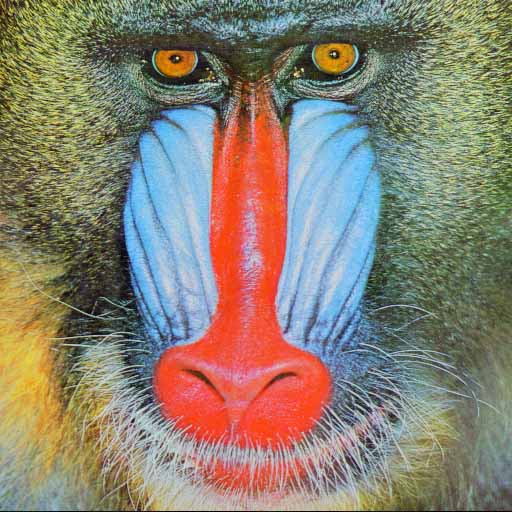
//> input picture test.jpg, 512 x 512 px
$ ./rota test.jpg   (built with g++ and OpenCV 4)
//> lines starting //> are read from the running program, lines starting //| are printed output that depends on the picture
//> further down, image is the input picture: 512 rows x 512 cols, CV_8UC3; mean B, G, R 113.6, 128.6, 137.8
#include <opencv2/opencv.hpp>
#include <opencv2/highgui.hpp>
#include <opencv2/core.hpp>
#include <opencv2/imgproc.hpp>
#include <opencv2/imgproc/imgproc.hpp>

#define SIN(x) sin(x * 3.141592653589/180)
#define COS(x) cos(x * 3.141592653589/180)

using namespace cv;
using namespace std;

Mat image;
Mat imR;
Mat imWB;

/*
* Funcion para rotar una imagen, esta imagen va en blanco y negro
*/

void rota(int v, void *Datos){
//> called with v = 0
    //Informacion de la imagen
    int nc = imWB.channels();
//> nc = 3
    int rw = imWB.rows;
//> rw = 512
    int cl = imWB.cols*nc;
//> cl = 1536
    //Variables para la rotacion
    int xReference,yReference,i,j,k;
    int newX,newY,x,y;

    int newR =  ( rw*abs(COS(v)) + cl*abs(SIN(v)));
//> newR = 512
    int newC =  ( rw*abs(SIN(v)) + cl*abs(COS(v)));
//> newC = 1536

    Mat res = Mat::zeros(newR,newC,imWB.type());

	xReference = newR/2;
//> xReference = 256
    yReference = newC/2;
//> yReference = 768

    int xoffset = xReference - rw/2;
//> xoffset = 0
    int yoffset = yReference - cl/2;
//> yoffset = 0

    //Calculo de la rotacion de la imagen
    for(j=0; j < rw ;j++){
        uchar *ren = imWB.ptr< uchar > (j);
        for (i = 0; i < cl; i+=nc){
            for(k=0; k < nc; ++k){
                newX = j - xReference + xoffset;
                newY = i - yReference + yoffset;
                x =  xReference + ( newX*COS(v) - newY*SIN(v));
                y =  yReference + ( newX*SIN(v) + newY*COS(v));
                if(x>=0 && x < newR && y>=0 && y < newC){
                    uchar *renc = res.ptr< uchar > (x);
                    *(renc + y + k) = *(ren + i + k);
                }
            }
        }
    }
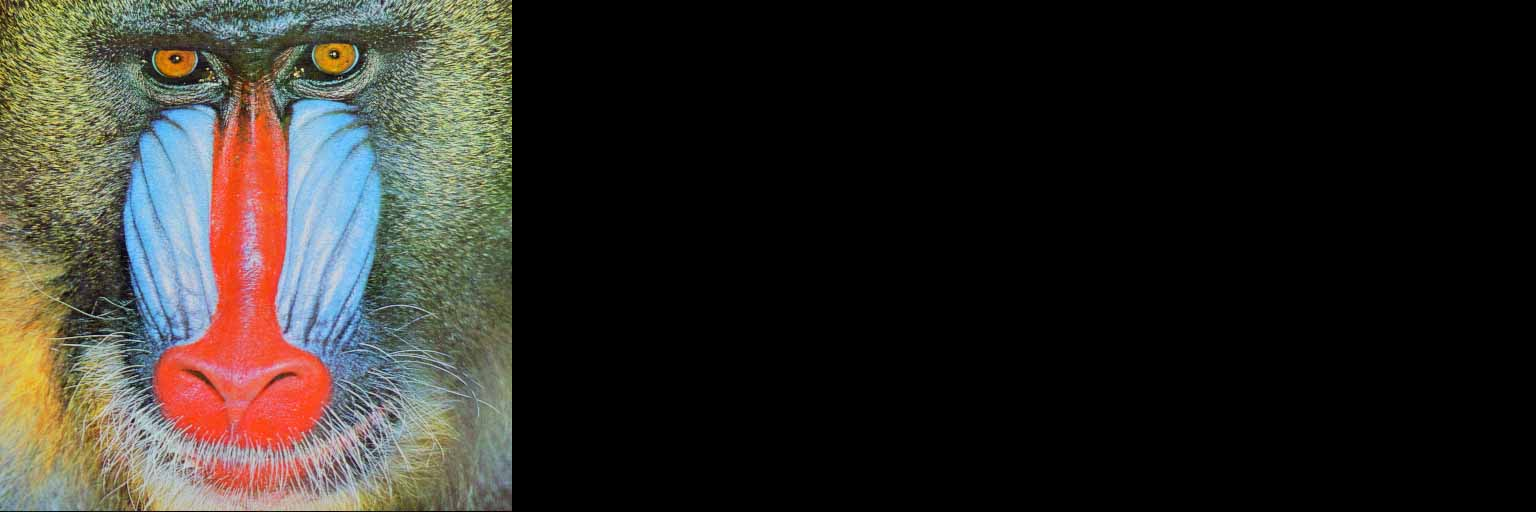
//> res: 512 rows x 1536 cols, CV_8UC3; mean B, G, R 37.9, 42.9, 45.9
//> after the loop, newX = 255; newY = 765; x = 511; y = 1533

    namedWindow("Rotacion", 1 );
    imshow("Rotacion", res);
}
//Funcion principal
int main(int argc,char** argv){
	if( argc != 2 ){printf("usage: DisplayImage.out <Image_Path>\n");return-1;}
	image = imread( argv[1], 1 );
	cvtColor(image, imWB, 1);
	if( !image.data ){printf("No image data\n");return-1;}
	//Rotacion
	int angulo=0;
	namedWindow("Rotacion", 1);
	imshow("Rotacion", imWB);
	createTrackbar("Angulo", "Rotacion", &angulo, 360 , rota, &angulo);

	//Sale del programa al presionar ESC
	while(1){
		char c = waitKey();
//> the Esc key is pressed
		if( c == 27)
			break;
	}
	return 0;
}
